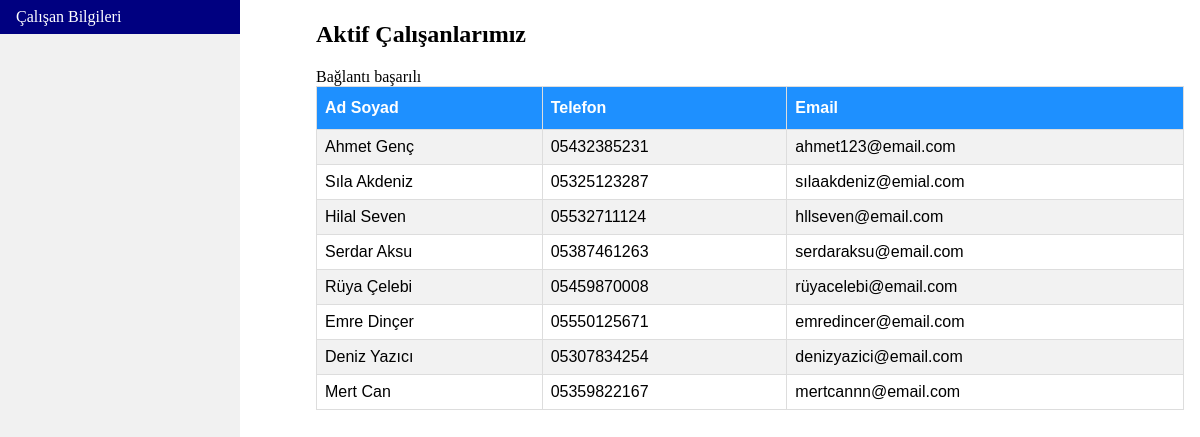
The app's page /Çalışanlar.php with its own data.
### tables this page shows
CREATE TABLE `calisanlar` (
  `id` int(11) NOT NULL,
  `adsoyad` varchar(30) NOT NULL,
  `telefon` varchar(11) NOT NULL,
  `email` varchar(25) NOT NULL
);

### Çalışanlar.php (the view, shortened to what this page needs)
<!DOCTYPE html>
<html>
    <head>
</head>
<head>
<ul>
    <li><a class="active" href="Çalışanlar.php">Çalışan Bilgileri</a></li>
</ul>
<div style="margin-left:25%;padding:1px 16px;height:1000px;">
<h2>Aktif Çalışanlarımız</h2>
<table id="people">
  <tr>
    <th>Ad Soyad</th>
    <th>Telefon</th>
    <th>Email</th>
  </tr>
</html>
<?php
include("baglanti.php");
$sec="Select * From calisanlar";
$sonuc=$baglan->query($sec);
if($sonuc->num_rows>0)
{
    while($cek=$sonuc->fetch_assoc())
    {
        echo "
        <tr>
    <td>".$cek['adsoyad']."</td>
    <td>".$cek['telefon']."</td>
    <td>".$cek['email']."</td>
  </tr>
        ";
    }
}
else
{
    echo "Veritabanında kayıtlı veri bulunamadı";
}
?>
</body>
</html>

### Çalışanlar.php (style rules this page uses)
#people { font-family: Arial, Helvetica, sans-serif; border-collapse: collapse; width: 100%; }
#people td, #people th { border: 1px solid #ddd; padding: 8px; }
#people tr:nth-child(even) { background-color: #f2f2f2; }
#people th { padding-top: 12px; padding-bottom: 12px; text-align: left; background-color: #1e90ff; color: white; }
ul { list-style-type: none; margin: 0; padding: 0; width: 20%; background-color: #f1f1f1; position: fixed; height: 100%; overflow: auto; }
li a { display: block; color: #1c1c1c; padding: 8px 16px; text-decoration: none; }
li a.active { background-color: #000080; color: white; }

### records on screen
calisanlar: adsoyad "Ahmet Genç", telefon "05432385231", email "ahmet123@email.com"
calisanlar: adsoyad "Sıla Akdeniz", telefon "05325123287", email "sılaakdeniz@emial.com"
calisanlar: adsoyad "Hilal Seven", telefon "05532711124", email "hllseven@email.com"
calisanlar: adsoyad "Serdar Aksu", telefon "05387461263", email "serdaraksu@email.com"
calisanlar: adsoyad "Rüya Çelebi", telefon "05459870008", email "rüyacelebi@email.com"
calisanlar: adsoyad "Emre Dinçer", telefon "05550125671", email "emredincer@email.com"
calisanlar: adsoyad "Deniz Yazıcı", telefon "05307834254", email "denizyazici@email.com"
calisanlar: adsoyad "Mert Can", telefon "05359822167", email "mertcannn@email.com"
